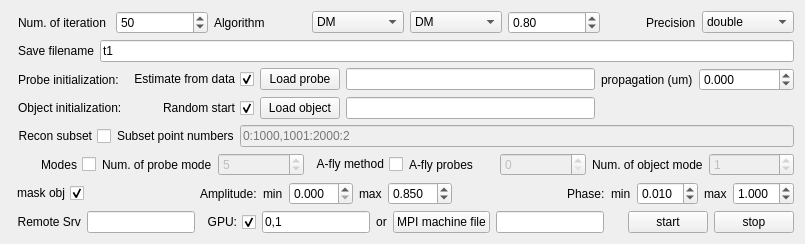
      <widget class="QWidget" name="tab">
       <attribute name="title">
        <string>Reconstruction parameters</string>
       </attribute>
       <layout class="QVBoxLayout" name="verticalLayout">
        <item>
         <layout class="QHBoxLayout" name="horizontalLayout_4">
          <property name="leftMargin">
           <number>7</number>
          </property>
          <item>
           <widget class="QLabel" name="label_3">
            <property name="text">
             <string>Num. of iteration</string>
            </property>
           </widget>
          </item>
          <item>
           <widget class="QSpinBox" name="sp_n_iterations">
            <property name="minimum">
             <number>1</number>
            </property>
            <property name="maximum">
             <number>999999</number>
            </property>
            <property name="value">
             <number>50</number>
            </property>
           </widget>
          </item>
          <item>
           <widget class="QLabel" name="label_8">
            <property name="text">
             <string>Algorithm</string>
            </property>
           </widget>
          </item>
          <item>
           <widget class="QComboBox" name="cb_alg_flag">
            <item>
             <property name="text">
              <string>DM</string>
             </property>
            </item>
            <item>
             <property name="text">
              <string>ER</string>
             </property>
            </item>
            <item>
             <property name="text">
              <string>ML</string>
             </property>
            </item>
            <item>
             <property name="text">
              <string>ML_grad</string>
             </property>
            </item>
            <item>
             <property name="text">
              <string>DM_real</string>
             </property>
            </item>
            <item>
             <property name="text">
              <string>RAAR</string>
             </property>
            </item>
            <item>
             <property name="text">
              <string>mADMM</string>
             </property>
            </item>
            <item>
             <property name="text">
              <string>PM</string>
             </property>
            </item>
            <item>
             <property name="text">
              <string>APG</string>
             </property>
            </item>
           </widget>
          </item>
          <item>
           <widget class="QComboBox" name="cb_alg2_flag">
            <item>
             <property name="text">
              <string>DM</string>
             </property>
            </item>
            <item>
             <property name="text">
              <string>ER</string>
             </property>
            </item>
            <item>
             <property name="text">
              <string>ML</string>
             </property>
            </item>
            <item>
             <property name="text">
              <string>ML_grad</string>
             </property>
            </item>
            <item>
             <property name="text">
              <string>DM_real</string>
             </property>
            </item>
            <item>
             <property name="text">
              <string>RAAR</string>
             </property>
            </item>
            <item>
             <property name="text">
              <string>mADMM</string>
             </property>
            </item>
            <item>
             <property name="text">
              <string>PM</string>
             </property>
            </item>
            <item>
             <property name="text">
              <string>APG</string>
             </property>
            </item>
           </widget>
          </item>
          <item>
           <widget class="QDoubleSpinBox" name="sp_alg_percentage">
            <property name="value">
             <double>0.800000000000000</double>
            </property>
           </widget>
          </item>
          <item>
           <spacer name="horizontalSpacer_18">
            <property name="orientation">
             <enum>Qt::Horizontal</enum>
            </property>
            <property name="sizeType">
             <enum>QSizePolicy::Fixed</enum>
            </property>
            <property name="sizeHint" stdset="0">
             <size>
              <width>40</width>
              <height>20</height>
             </size>
            </property>
           </spacer>
          </item>
          <item>
           <widget class="QLabel" name="label_54">
            <property name="sizePolicy">
             <sizepolicy hsizetype="Fixed" vsizetype="Preferred">
              <horstretch>0</horstretch>
              <verstretch>0</verstretch>
             </sizepolicy>
            </property>
            <property name="text">
             <string>Precision</string>
            </property>
           </widget>
          </item>
          <item>
           <widget class="QComboBox" name="cb_precision_flag">
            <item>
             <property name="text">
              <string>double</string>
             </property>
            </item>
            <item>
             <property name="text">
              <string>single</string>
             </property>
            </item>
           </widget>
          </item>
         </layout>
        </item>
        <item>
         <layout class="QGridLayout" name="gridLayout">
          <property name="leftMargin">
           <number>7</number>
          </property>
          <item row="0" column="1">
           <widget class="QLineEdit" name="le_sign">
            <property name="text">
             <string>t1</string>
            </property>
           </widget>
          </item>
          <item row="0" column="0">
           <widget class="QLabel" name="label_27">
            <property name="text">
             <string>Save filename</string>
            </property>
           </widget>
          </item>
         </layout>
        </item>
        <item>
         <layout class="QGridLayout" name="gridLayout_10">
          <property name="leftMargin">
           <number>7</number>
          </property>
          <item row="0" column="1">
           <widget class="QCheckBox" name="ck_init_prb_flag">
            <property name="layoutDirection">
             <enum>Qt::RightToLeft</enum>
            </property>
            <property name="text">
             <string>Estimate from data</string>
            </property>
            <property name="checked">
             <bool>true</bool>
            </property>
           </widget>
          </item>
          <item row="1" column="3">
           <widget class="QLineEdit" name="le_obj_path">
            <property name="readOnly">
             <bool>true</bool>
            </property>
           </widget>
          </item>
          <item row="1" column="1">
           <widget class="QCheckBox" name="ck_init_obj_flag">
            <property name="layoutDirection">
             <enum>Qt::RightToLeft</enum>
            </property>
            <property name="text">
             <string>Random start</string>
            </property>
            <property name="checked">
             <bool>true</bool>
            </property>
           </widget>
          </item>
          <item row="0" column="3">
           <widget class="QLineEdit" name="le_prb_path">
            <property name="readOnly">
             <bool>true</bool>
            </property>
           </widget>
          </item>
          <item row="0" column="0">
           <widget class="QLabel" name="label_9">
            <property name="text">
             <string>Probe initialization:</string>
            </property>
           </widget>
          </item>
          <item row="0" column="4">
           <widget class="QLabel" name="label_4">
            <property name="text">
             <string>propagation (um)</string>
            </property>
           </widget>
          </item>
          <item row="0" column="2">
           <widget class="QPushButton" name="btn_load_probe">
            <property name="text">
             <string>Load probe</string>
            </property>
           </widget>
          </item>
          <item row="1" column="2">
           <widget class="QPushButton" name="btn_load_object">
            <property name="text">
             <string>Load object</string>
            </property>
           </widget>
          </item>
          <item row="1" column="0">
           <widget class="QLabel" name="label_11">
            <property name="text">
             <string>Object initialization:</string>
            </property>
           </widget>
          </item>
          <item row="0" column="5">
           <widget class="QDoubleSpinBox" name="sp_distance">
            <property name="sizePolicy">
             <sizepolicy hsizetype="Fixed" vsizetype="Fixed">
              <horstretch>0</horstretch>
              <verstretch>0</verstretch>
             </sizepolicy>
            </property>
            <property name="decimals">
             <number>3</number>
            </property>
            <property name="minimum">
             <double>-999999.998999999952503</double>
            </property>
            <property name="maximum">
             <double>999999.998999999952503</double>
            </property>
           </widget>
          </item>
         </layout>
        </item>
        <item>
         <layout class="QGridLayout" name="gridLayout_2">
          <item row="0" column="0">
           <widget class="QCheckBox" name="ck_recon_subset_flag">
            <property name="sizePolicy">
             <sizepolicy hsizetype="Preferred" vsizetype="Preferred">
              <horstretch>0</horstretch>
              <verstretch>0</verstretch>
             </sizepolicy>
            </property>
            <property name="layoutDirection">
             <enum>Qt::RightToLeft</enum>
            </property>
            <property name="text">
             <string>Recon subset</string>
            </property>
           </widget>
          </item>
          <item row="0" column="2">
           <widget class="QLineEdit" name="le_recon_subset">
            <property name="enabled">
             <bool>false</bool>
            </property>
            <property name="placeholderText">
             <string>0:1000,1001:2000:2</string>
            </property>
           </widget>
          </item>
          <item row="0" column="1">
           <widget class="QLabel" name="label_68">
            <property name="text">
             <string>Subset point numbers</string>
            </property>
           </widget>
          </item>
         </layout>
        </item>
        <item>
         <layout class="QHBoxLayout" name="horizontalLayout_25">
          <item>
           <widget class="QCheckBox" name="ck_mode_flag">
            <property name="sizePolicy">
             <sizepolicy hsizetype="Minimum" vsizetype="Minimum">
              <horstretch>0</horstretch>
              <verstretch>0</verstretch>
             </sizepolicy>
            </property>
            <property name="minimumSize">
             <size>
              <width>0</width>
              <height>0</height>
             </size>
            </property>
            <property name="layoutDirection">
             <enum>Qt::RightToLeft</enum>
            </property>
            <property name="text">
             <string>Modes</string>
            </property>
           </widget>
          </item>
          <item>
           <widget class="QLabel" name="label_22">
            <property name="text">
             <string>Num. of probe mode</string>
            </property>
           </widget>
          </item>
          <item>
           <widget class="QSpinBox" name="sp_prb_mode_num">
            <property name="enabled">
             <bool>false</bool>
            </property>
            <property name="value">
             <number>5</number>
            </property>
           </widget>
          </item>
          <item>
           <widget class="QCheckBox" name="ck_afly_flag">
            <property name="enabled">
             <bool>true</bool>
            </property>
            <property name="layoutDirection">
             <enum>Qt::RightToLeft</enum>
            </property>
            <property name="text">
             <string>A-fly method</string>
            </property>
           </widget>
          </item>
          <item>
           <widget class="QLabel" name="label_66">
            <property name="text">
             <string>A-fly probes</string>
            </property>
           </widget>
          </item>
          <item>
           <widget class="QSpinBox" name="sp_afly_probes">
            <property name="enabled">
             <bool>false</bool>
            </property>
           </widget>
          </item>
          <item>
           <widget class="QLabel" name="label_23">
            <property name="text">
             <string>Num. of object mode</string>
            </property>
           </widget>
          </item>
          <item>
           <widget class="QSpinBox" name="sp_obj_mode_num">
            <property name="enabled">
             <bool>false</bool>
            </property>
            <property name="sizePolicy">
             <sizepolicy hsizetype="Preferred" vsizetype="Fixed">
              <horstretch>0</horstretch>
              <verstretch>0</verstretch>
             </sizepolicy>
            </property>
            <property name="value">
             <number>1</number>
            </property>
           </widget>
          </item>
         </layout>
        </item>
        <item>
         <layout class="QHBoxLayout" name="horizontalLayout_3">
          <item>
           <widget class="QCheckBox" name="ck_mask_obj_flag">
            <property name="layoutDirection">
             <enum>Qt::RightToLeft</enum>
            </property>
            <property name="text">
             <string>mask obj</string>
            </property>
            <property name="checked">
             <bool>true</bool>
            </property>
           </widget>
          </item>
          <item>
           <spacer name="horizontalSpacer">
            <property name="orientation">
             <enum>Qt::Horizontal</enum>
            </property>
            <property name="sizeHint" stdset="0">
             <size>
              <width>13</width>
              <height>20</height>
             </size>
            </property>
           </spacer>
          </item>
          <item>
           <widget class="QLabel" name="label_15">
            <property name="text">
             <string>Amplitude:</string>
            </property>
           </widget>
          </item>
          <item>
           <widget class="QLabel" name="label_32">
            <property name="text">
             <string>min</string>
            </property>
           </widget>
          </item>
          <item>
           <widget class="QDoubleSpinBox" name="sp_amp_min">
            <property name="prefix">
             <string/>
            </property>
            <property name="decimals">
             <number>3</number>
            </property>
            <property name="minimum">
             <double>0.000000000000000</double>
            </property>
            <property name="value">
             <double>0.000000000000000</double>
            </property>
           </widget>
          </item>
          <item>
           <widget class="QLabel" name="label_35">
            <property name="text">
             <string>max</string>
            </property>
           </widget>
          </item>
          <item>
           <widget class="QDoubleSpinBox" name="sp_amp_max">
            <property name="prefix">
             <string/>
            </property>
            <property name="decimals">
             <number>3</number>
            </property>
            <property name="value">
             <double>0.850000000000000</double>
            </property>
           </widget>
          </item>
          <item>
           <spacer name="horizontalSpacer_6">
            <property name="orientation">
             <enum>Qt::Horizontal</enum>
            </property>
            <property name="sizeHint" stdset="0">
             <size>
              <width>13</width>
              <height>20</height>
             </size>
            </property>
           </spacer>
          </item>
          <item>
           <widget class="QLabel" name="label_16">
            <property name="text">
             <string>Phase:</string>
            </property>
           </widget>
          </item>
          <item>
           <widget class="QLabel" name="label_34">
            <property name="text">
             <string>min</string>
            </property>
           </widget>
          </item>
          <item>
           <widget class="QDoubleSpinBox" name="sp_pha_min">
            <property name="prefix">
             <string/>
            </property>
            <property name="decimals">
             <number>3</number>
            </property>
            <property name="minimum">
             <double>-4.000000000000000</double>
            </property>
            <property name="maximum">
             <double>4.000000000000000</double>
            </property>
            <property name="value">
             <double>0.010000000000000</double>
            </property>
           </widget>
          </item>
          <item>
           <widget class="QLabel" name="label_33">
            <property name="text">
             <string>max</string>
            </property>
           </widget>
          </item>
          <item>
           <widget class="QDoubleSpinBox" name="sp_pha_max">
            <property name="prefix">
             <string/>
            </property>
            <property name="decimals">
             <number>3</number>
            </property>
            <property name="minimum">
             <double>-4.000000000000000</double>
            </property>
            <property name="maximum">
             <double>4.000000000000000</double>
            </property>
            <property name="value">
             <double>1.000000000000000</double>
            </property>
           </widget>
          </item>
         </layout>
        </item>
        <item>
         <layout class="QHBoxLayout" name="horizontalLayout_5">
          <item>
           <widget class="QLabel" name="label_53">
            <property name="text">
             <string>  Remote Srv</string>
            </property>
           </widget>
          </item>
          <item>
           <widget class="QLineEdit" name="le_remote_srv"/>
          </item>
          <item>
           <widget class="QCheckBox" name="ck_gpu_flag">
            <property name="layoutDirection">
             <enum>Qt::RightToLeft</enum>
            </property>
            <property name="text">
             <string>GPU:</string>
            </property>
            <property name="checked">
             <bool>true</bool>
            </property>
           </widget>
          </item>
          <item>
           <widget class="QLineEdit" name="le_gpus">
            <property name="toolTip">
             <string>Set the GPUs to be used. Example: 0, 2-3, 5</string>
            </property>
            <property name="text">
             <string>0,1</string>
            </property>
            <property name="placeholderText">
             <string>0,1</string>
            </property>
           </widget>
          </item>
          <item>
           <widget class="QLabel" name="label_51">
            <property name="text">
             <string>or</string>
            </property>
            <property name="alignment">
             <set>Qt::AlignCenter</set>
            </property>
           </widget>
          </item>
          <item>
           <widget class="QPushButton" name="btn_MPI_file">
            <property name="text">
             <string>MPI machine file</string>
            </property>
           </widget>
          </item>
          <item>
           <widget class="QLineEdit" name="le_MPI_file_path"/>
          </item>
          <item>
           <spacer name="horizontalSpacer_7">
            <property name="orientation">
             <enum>Qt::Horizontal</enum>
            </property>
            <property name="sizeHint" stdset="0">
             <size>
              <width>18</width>
              <height>20</height>
             </size>
            </property>
           </spacer>
          </item>
          <item>
           <widget class="QPushButton" name="btn_recon_start">
            <property name="maximumSize">
             <size>
              <width>80</width>
              <height>16777215</height>
             </size>
            </property>
            <property name="text">
             <string>start</string>
            </property>
           </widget>
          </item>
          <item>
           <widget class="QPushButton" name="btn_recon_stop">
            <property name="maximumSize">
             <size>
              <width>80</width>
              <height>16777215</height>
             </size>
            </property>
            <property name="text">
             <string>stop</string>
            </property>
           </widget>
          </item>
         </layout>
        </item>
       </layout>
      </widget>
